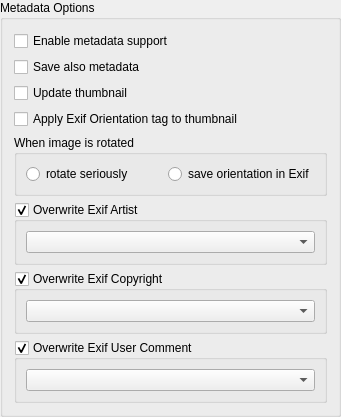
<?xml version="1.0" encoding="UTF-8"?>
<ui version="4.0">
 <class>MetadataGroupBox</class>
 <widget class="QGroupBox" name="MetadataGroupBox">
  <property name="geometry">
   <rect>
    <x>0</x>
    <y>0</y>
    <width>341</width>
    <height>394</height>
   </rect>
  </property>
  <property name="title">
   <string>Metadata Options</string>
  </property>
  <layout class="QVBoxLayout" name="verticalLayout">
   <item>
    <widget class="QCheckBox" name="metadataCheckBox">
     <property name="sizePolicy">
      <sizepolicy hsizetype="Minimum" vsizetype="Fixed">
       <horstretch>0</horstretch>
       <verstretch>0</verstretch>
      </sizepolicy>
     </property>
     <property name="toolTip">
      <string>EXIF, IPTC and XMP supported</string>
     </property>
     <property name="text">
      <string>Enable metadata support</string>
     </property>
    </widget>
   </item>
   <item>
    <widget class="QCheckBox" name="saveMetadataCheckBox">
     <property name="sizePolicy">
      <sizepolicy hsizetype="Minimum" vsizetype="Preferred">
       <horstretch>0</horstretch>
       <verstretch>0</verstretch>
      </sizepolicy>
     </property>
     <property name="text">
      <string>Save also metadata</string>
     </property>
    </widget>
   </item>
   <item>
    <widget class="QCheckBox" name="thumbUpdateCheckBox">
     <property name="toolTip">
      <string comment="When image changed SIR'll save current thumbnail in Exif metadata"/>
     </property>
     <property name="text">
      <string>Update thumbnail</string>
     </property>
    </widget>
   </item>
   <item>
    <widget class="QCheckBox" name="thumbRotateCheckBox">
     <property name="text">
      <string>Apply Exif Orientation tag to thumbnail</string>
     </property>
    </widget>
   </item>
   <item>
    <widget class="QGroupBox" name="rotateGroupBox">
     <property name="title">
      <string>When image is rotated</string>
     </property>
     <layout class="QHBoxLayout" name="horizontalLayout">
      <item>
       <widget class="QRadioButton" name="rotateRadioButton">
        <property name="text">
         <string>rotate seriously</string>
        </property>
       </widget>
      </item>
      <item>
       <widget class="QRadioButton" name="exifOrientationRadioButton">
        <property name="text">
         <string>save orientation in Exif</string>
        </property>
       </widget>
      </item>
     </layout>
    </widget>
   </item>
   <item>
    <widget class="QGroupBox" name="exifArtistCheckBox">
     <property name="title">
      <string>Overwrite Exif Artist</string>
     </property>
     <property name="checkable">
      <bool>true</bool>
     </property>
     <layout class="QVBoxLayout" name="verticalLayout_6">
      <item>
       <widget class="HistoryComboBox" name="exifArtistComboBox"/>
      </item>
     </layout>
    </widget>
   </item>
   <item>
    <widget class="QGroupBox" name="exifCopyrightCheckBox">
     <property name="title">
      <string>Overwrite Exif Copyright</string>
     </property>
     <property name="checkable">
      <bool>true</bool>
     </property>
     <layout class="QVBoxLayout" name="verticalLayout_8">
      <item>
       <widget class="HistoryComboBox" name="exifCopyrightComboBox"/>
      </item>
     </layout>
    </widget>
   </item>
   <item>
    <widget class="QGroupBox" name="exifUserCommentCheckBox">
     <property name="title">
      <string>Overwrite Exif User Comment</string>
     </property>
     <property name="checkable">
      <bool>true</bool>
     </property>
     <layout class="QVBoxLayout" name="verticalLayout_9">
      <item>
       <widget class="HistoryComboBox" name="exifUserCommentComboBox"/>
      </item>
     </layout>
    </widget>
   </item>
  </layout>
 </widget>
 <customwidgets>
  <customwidget>
   <class>HistoryComboBox</class>
   <extends>QComboBox</extends>
   <header>widgets/historycombobox.h</header>
  </customwidget>
 </customwidgets>
 <resources/>
 <connections/>
</ui>
